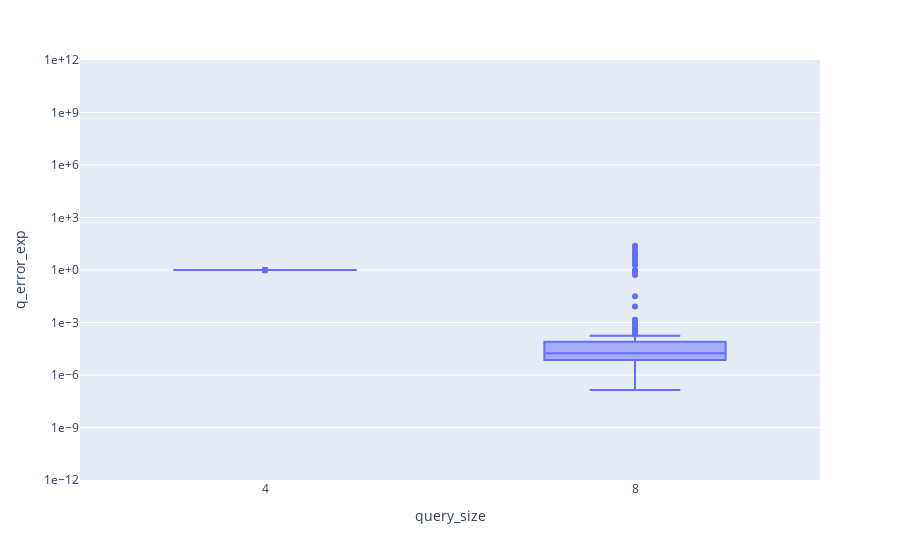

Here is the notebook cell this chart was saved with:
### Code cell
import plotly.express as px

sns.set(rc={'figure.figsize':(10, 8)})
plt.rcParams['text.usetex'] = True
g = px.box(
    result, x='query_size', y='q_error_exp',
    log_y=True,
    range_y=(1e-12, 1e12),
)

g.update_layout(yaxis_tickformat="~e")
# g.set_ylabel("Q-err")
# g.set_yscale("log")
# g.set_title("EU2005 - by query size")
# K = 4
# g.set_yticks([10**i for i in range(-2*K, 2*K+1, 2)])
# g.set_yticklabels([f"$10^{{{abs(i)}}}$" for i in range(-2*K, 2*K+1, 2)])
g

### Figure 1 — Plotly figure (JSON) as saved in the notebook; plotly's stock layout.template omitted (floating-point values rounded to 4 significant figures; data arrays with more than 128 entries replaced by an {"elided": "..."} marker saying what was removed)
{"data": [{"alignmentgroup": "True", "hovertemplate": "query_size=%{x}<br>q_error_exp=%{y}<extra></extra>", "legendgroup": "", "marker": {"color": "#636efa"}, "name": "", "notched": false, "offsetgroup": "", "orientation": "v", "showlegend": false, "type": "box", "x": {"elided": "374 int values"}, "x0": " ", "xaxis": "x", "y": {"elided": "374 float values"}, "y0": " ", "yaxis": "y"}], "layout": {"boxmode": "group", "legend": {"tracegroupgap": 0}, "margin": {"t": 60}, "xaxis": {"anchor": "y", "domain": [0, 1], "title": {"text": "query_size"}}, "yaxis": {"anchor": "x", "domain": [0, 1], "range": [-12.0, 12.0], "tickformat": "~e", "title": {"text": "q_error_exp"}, "type": "log"}}}
